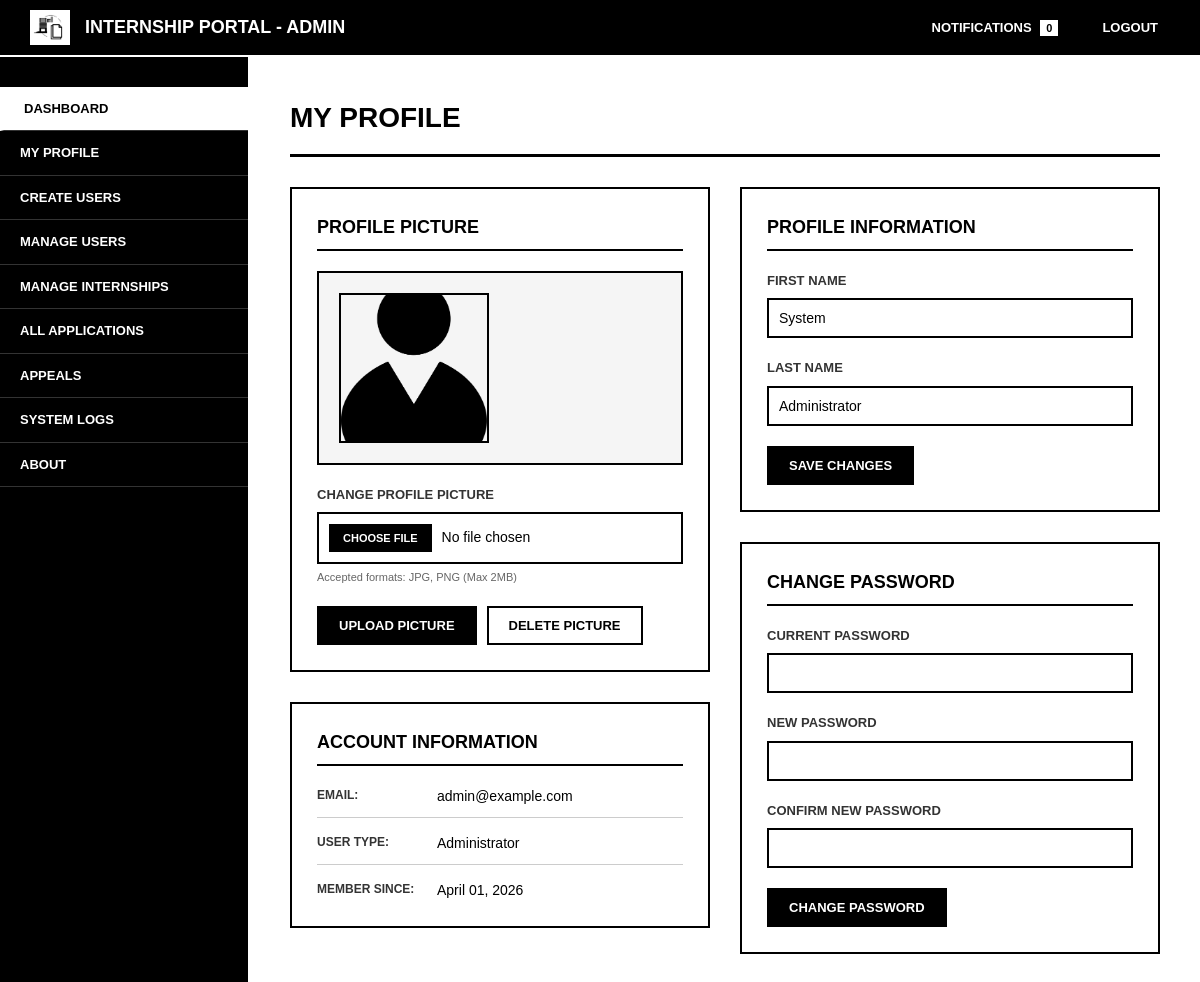
The page /superadmin/profile.php (signed in) on the database as committed earlier.
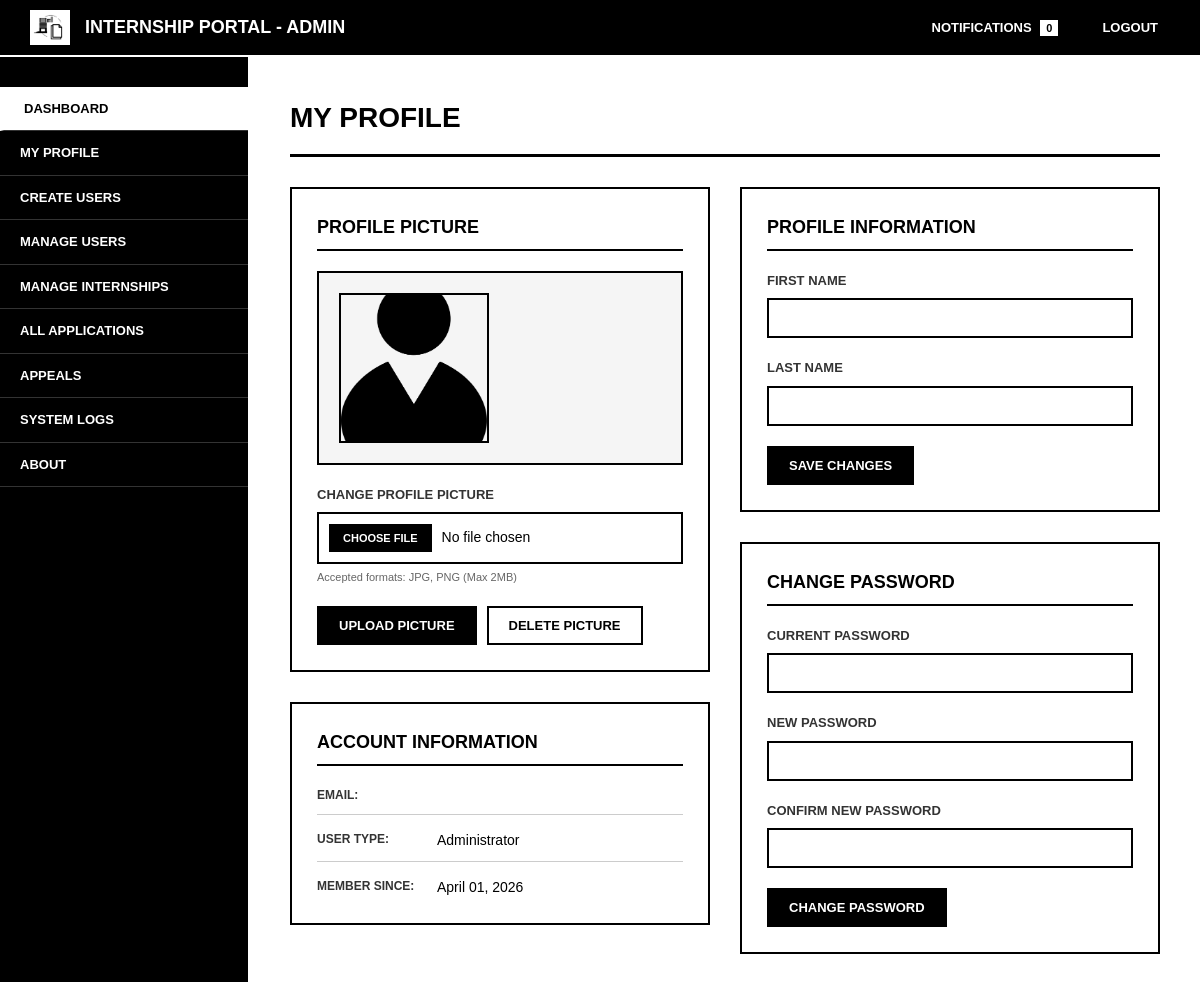
The same page on the database as committed later.
### tables this page shows
CREATE TABLE `admin_profiles` (
  `admin_id` int(11) NOT NULL,
  `user_id` int(11) NOT NULL,
  `admin_fname` varchar(100) NOT NULL,
  `admin_lname` varchar(100) NOT NULL,
  `profile_image` varchar(255) DEFAULT 'default.png',
  `created_at` timestamp NOT NULL DEFAULT current_timestamp(),
  `updated_at` timestamp NOT NULL DEFAULT current_timestamp() ON UPDATE current_timestamp()
);

CREATE TABLE `users` (
  `user_id` int(11) NOT NULL,
  `email` varchar(255) NOT NULL,
  `password_hash` varchar(255) DEFAULT NULL,
  `user_type` enum('admin','staff','intern','superadmin') NOT NULL,
  `verified` tinyint(1) DEFAULT 0,
  `created_at` timestamp NOT NULL DEFAULT current_timestamp(),
  `updated_at` timestamp NOT NULL DEFAULT current_timestamp() ON UPDATE current_timestamp(),
  `first_login` tinyint(1) DEFAULT 1,
  `reset_token` varchar(255) DEFAULT NULL,
  `token_expiry` datetime DEFAULT NULL,
  `status` enum('active','banned','suspended') DEFAULT 'active',
  `status_reason` text DEFAULT NULL,
  `appeal_allowed` tinyint(1) NOT NULL DEFAULT 1
);

### includes/functions.php (called while the page is built, shortened)
<?php
function isSuperAdminUser($userType = null) {
    $userType = $userType ?? ($_SESSION['user_type'] ?? null);
    return $userType === 'superadmin';
}
function getAdminAreaLabel() {
    return isSuperAdminUser() ? 'Super Admin' : 'Admin';
}
?>

### superadmin/profile.php (the view, shortened to what the changed rows need)
<?php
require_once '../includes/functions.php';
$panelLabel = getAdminAreaLabel();
$user_id = $_SESSION['user_id'];
$stmt = $pdo->prepare("
    SELECT ap.*, u.email
    FROM admin_profiles ap
    JOIN users u ON ap.user_id = u.user_id
    WHERE ap.user_id = ?
");
$stmt->execute([$user_id]);
$admin = $stmt->fetch();
if (!$admin) {
    $stmt = $pdo->prepare("
        SELECT ap.*, u.email
        FROM admin_profiles ap
        JOIN users u ON ap.user_id = u.user_id
        WHERE ap.user_id = ?
    ");
    $stmt->execute([$user_id]);
    $admin = $stmt->fetch();
}
?>
<!DOCTYPE html>
<html>
<head>
    <link rel="stylesheet" href="../assets/css/admin_profile.css">
    <link rel="stylesheet" href="../assets/css/logout_modal.css">
    <link rel="stylesheet" href="../assets/css/responsive.css">
</head>
<body>
    <div class="topnav">
        <div class="logo-section">
            <h2>Internship Portal - <?= htmlspecialchars($panelLabel) ?></h2>
        </div>
    </div>
    <div class="wrapper">
    <div class="main-content">
        <h2>My Profile</h2>
        <div class="row">
            <div>
                <div class="form-section">
                    <div class="info-field">
                        <span class="info-label">Email:</span>
                        <span class="info-value"><?= htmlspecialchars($admin['email']) ?></span>
                    </div>
                </div>
            </div>
            <div>
                <div class="form-section">
            <form method="POST">
                        <div class="form-group">
                            <label for="admin_fname">First Name</label>
                            <input type="text" id="admin_fname" name="admin_fname" value="<?= htmlspecialchars($admin['admin_fname'] ?? '') ?>" required>
                        </div>
                        <div class="form-group">
                            <label for="admin_lname">Last Name</label>
                            <input type="text" id="admin_lname" name="admin_lname" value="<?= htmlspecialchars($admin['admin_lname'] ?? '') ?>" required>
                        </div>
                    </form>
                </div>
            </div>
        </div>
    </div>
</body>
</html>

Rows that differ between the two databases and show on the page:
removed admin_profiles: user.email "admin@example.com", admin_fname "System", admin_lname "Administrator"
